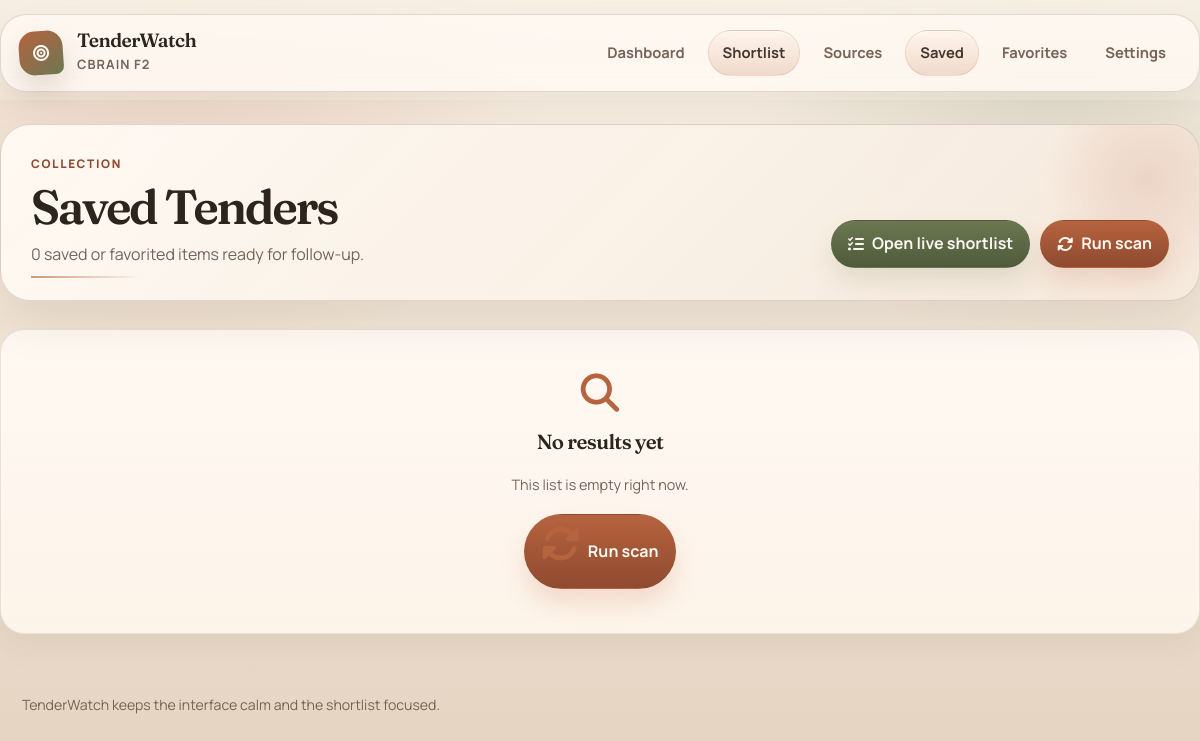
/saved, run on an earlier commit of the app's database.
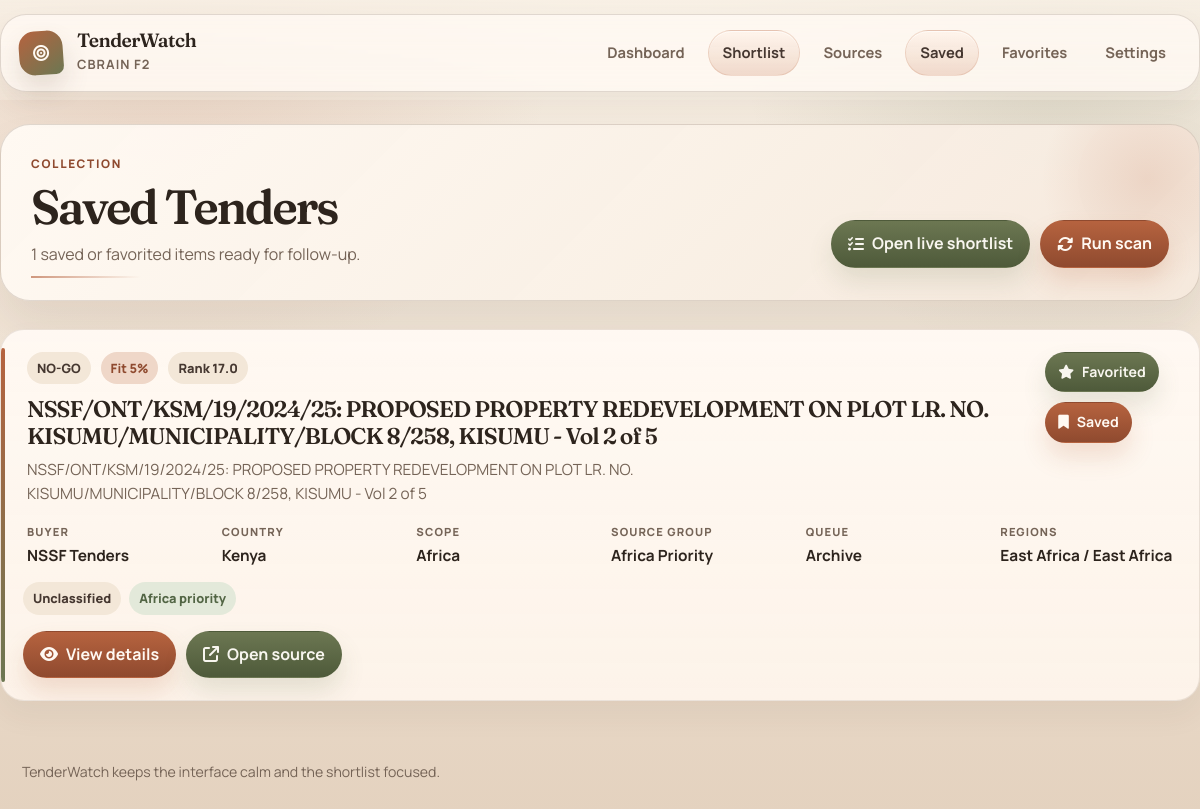
And on a later commit of the database.
### app/models.py (models this page shows)
class TenderResult(db.Model):
    id = db.Column(db.Integer, primary_key=True)
    title = db.Column(db.Text, nullable=False)
    title_translated = db.Column(db.Text, default="")
    link = db.Column(db.Text, unique=True, nullable=False)
    description = db.Column(db.Text, default="")
    description_translated = db.Column(db.Text, default="")
    buyer = db.Column(db.String(200))
    country = db.Column(db.String(200))
    deadline = db.Column(db.String(200))
    publication_date = db.Column(db.String(200))  # F2: for timing filter
    score = db.Column(db.Float)
    ranking_score = db.Column(db.Float, default=0.0)
    keywords_matched = db.Column(db.Text)
    scoring_breakdown = db.Column(db.Text, default="")
    inferred_domains = db.Column(db.Text, default="")  # JSON: ["EDMS", "Workflow", "Gov"]
    priority_level = db.Column(db.String(20), default="LOW")  # HIGH, MEDIUM, LOW, LOCKED, CONDITIONAL, STRATEGIC
    likely_fit_for_f2 = db.Column(db.String(20), default="uncertain")  # true, false, uncertain, no-go, discuss, conditional, strategic
    timing_status = db.Column(db.String(100), default="")  # Timing constraint result
    procurement_status = db.Column(db.String(30), default="open")  # open, locked, locked_but_open, conditional_nogo, conditional_strategic
    requires_qualification = db.Column(db.Boolean, default=False)  # True if Microsoft-mandated
    qualification_reason = db.Column(db.Text, default="")  # Why qualification is needed
    qualification_answers = db.Column(db.Text, default="")  # JSON: user-provided answers to qualification questions
    platform_commitment_signals = db.Column(db.Text, default="")  # JSON: detected Microsoft commitment signals
    discovery_method = db.Column(db.String(50), default="manual")  # 'manual', 'auto', 'priority'
    search_query = db.Column(db.String(500))  # Search query that found this (for auto-discovered)
    search_source = db.Column(db.String(50))  # 'google', 'bing', or source name
    source_group = db.Column(db.String(50), default="experimental")
    scan_pipeline = db.Column(db.String(50), default="africa_priority")
    geographic_scope = db.Column(db.String(30), default="Unknown")
    region = db.Column(db.String(100), default="")
    africa_priority_flag = db.Column(db.Boolean, default=False)
    donor_or_multilateral_flag = db.Column(db.Boolean, default=False)
    target_beneficiary_region = db.Column(db.String(100), default="")
    buyer_region = db.Column(db.String(100), default="")
    implementation_region = db.Column(db.String(100), default="")
    recommendation = db.Column(db.String(20), default="REVIEW")
    queue_bucket = db.Column(db.String(30), default="main_shortlist")
    semantic_score = db.Column(db.Float, default=0.0)
    ai_confidence = db.Column(db.Float, default=0.0)
    entities_extracted = db.Column(db.Text, default="")  # JSON with extracted entities
    ai_summary = db.Column(db.Text, default="")  # AI-generated summary
    saved = db.Column(db.Boolean, default=False)
    favorite = db.Column(db.Boolean, default=False)
    notified = db.Column(db.Boolean, default=False)
    source_id = db.Column(db.Integer, db.ForeignKey("tender_source.id"))
    source = db.relationship("TenderSource")
    category = db.Column(db.String(100))
    confidence = db.Column(db.Float)
    created_at = db.Column(db.DateTime, default=datetime.utcnow)

### app/routes.py (the view)
@main.route("/saved")
def saved():
    settings = _get_settings()
    results = (
        TenderResult.query
        .filter_by(saved=True)
        .all()
    )
    results = sorted(results, key=tender_sort_key)
    return render_template(
        "scan_results.html",
        results=results,
        title="Saved Tenders",
        sort_by="recommended",
        category="",
        min_score=0,
        search="",
        recent_days=30,
        recent_window_options=RECENT_WINDOW_OPTIONS,
        categories=[],
        shortlist_mode="combined",
        geographic_scope="",
        africa_priority_flag="",
        donor_or_multilateral_flag="",
        implementation_region="",
        buyer_region="",
        recommendation_filter="SHORTLIST",
        queue_bucket="",
        geographic_scopes=[],
        implementation_regions=[],
        buyer_regions=[],
        settings=settings,
        shortlist_modes=SHORTLIST_MODES,
        secondary_review_count=0,
    )

### app/geography.py (called while the page is built)
def recommendation_priority(value: str) -> int:
    mapping = {"GO": 0, "REVIEW": 1, "NO-GO": 2}
    return mapping.get((value or "").strip().upper(), 3)

def tender_sort_key(tender: Any) -> Tuple[Any, ...]:
    recommendation = getattr(tender, "recommendation", "") or "REVIEW"
    fit_score = float(getattr(tender, "score", 0) or 0)
    africa_flag = 1 if getattr(tender, "africa_priority_flag", False) else 0
    donor_flag = 1 if getattr(tender, "donor_or_multilateral_flag", False) else 0
    deadline = getattr(tender, "deadline", "") or "9999-12-31"
    created_at = getattr(tender, "created_at", None)
    created_ts = created_at.timestamp() if created_at else 0
    return (
        recommendation_priority(recommendation),
        -fit_score,
        -africa_flag,
        -donor_flag,
        deadline,
        -created_ts,
    )

### app/routes.py (called while the page is built)
def _get_settings() -> AppSettings:
    settings = AppSettings.query.first()
    if settings:
        return settings
    settings = AppSettings()
    db.session.add(settings)
    db.session.commit()
    return settings

### app/templates/scan_results.html (shortened to what this page needs)
{% extends "base.html" %}
{% block content %}
{% set collection_view = title is defined and title %}
{% set advanced_filters_active = geographic_scope or africa_priority_flag or donor_or_multilateral_flag or implementation_region or buyer_region or queue_bucket %}
<section class="page-heading">
    <div>
        <p class="eyebrow">{% if collection_view %}Collection{% else %}Shortlist{% endif %}</p>
        <h1 class="page-title">{{ title or 'Tender shortlists' }}</h1>
        <p class="page-subtitle">
            {% if collection_view %}
                {{ results|length }} saved or favorited items ready for follow-up.
            {% endif %}
        </p>
    </div>
    <div class="header-actions">
        {% if collection_view %}
            <a class="btn btn-secondary" href="{{ url_for('main.scan') }}">
                <i class="fa-solid fa-list-check"></i>
                Open live shortlist
            </a>
        {% endif %}
        <form method="post" action="{{ url_for('main.scan') }}">
            <button class="btn btn-primary" type="submit">
                <i class="fa-solid fa-rotate"></i>
                Run scan
            </button>
        </form>
    </div>
</section>
{% if results %}
    <section class="results-stack" style="margin-top: 18px;">
        {% for r in results %}
            <article class="result-card">
                <div class="result-top">
                    <div>
                        <div class="pill-row">
                            <span class="tag {% if r.recommendation == 'GO' %}tag-success{% elif r.recommendation == 'REVIEW' %}tag-warning{% else %}tag-neutral{% endif %}">
                                {{ r.recommendation or 'REVIEW' }}
                            </span>
                            <span class="tag tag-primary">Fit {{ "%.0f"|format(r.score or 0) }}%</span>
                            <span class="tag tag-neutral">Rank {{ "%.1f"|format(r.ranking_score or 0) }}</span>
                        </div>
                        <h2 class="result-title">
                            <a href="{{ url_for('main.tender_detail', tid=r.id) }}">
                                {{ r.title[:150] }}{% if r.title|length > 150 %}...{% endif %}
                            </a>
                        </h2>
                        {% if r.description or r.description_translated or r.ai_summary %}
                            <p class="result-snippet">
                                {{ (r.description_translated or r.description or r.ai_summary or '')[:260] }}{% if (r.description_translated or r.description or r.ai_summary or '')|length > 260 %}...{% endif %}
                            </p>
                        {% endif %}
                    </div>
                    <div class="action-row">
                        <form method="post" action="{{ url_for('main.toggle_favorite', rid=r.id) }}">
                            <button class="btn btn-sm {% if r.favorite %}btn-secondary{% else %}btn-outline-warning{% endif %}" type="submit">
                                <i class="{% if r.favorite %}fa-solid{% else %}fa-regular{% endif %} fa-star"></i>
                                {{ 'Favorited' if r.favorite else 'Favorite' }}
                            </button>
                        </form>
                        <form method="post" action="{{ url_for('main.toggle_save', rid=r.id) }}">
                            <button class="btn btn-sm {% if r.saved %}btn-primary{% else %}btn-outline-primary{% endif %}" type="submit">
                                <i class="{% if r.saved %}fa-solid{% else %}fa-regular{% endif %} fa-bookmark"></i>
                                {{ 'Saved' if r.saved else 'Save' }}
                            </button>
                        </form>
                    </div>
                </div>
                <div class="meta-grid">
                    <div class="meta-item">
                        <small>Buyer</small>
                        <strong>{{ r.buyer or 'Unknown buyer' }}</strong>
                    </div>
                    <div class="meta-item">
                        <small>Country</small>
                        <strong>{{ r.country or 'Unknown' }}</strong>
                    </div>
                    <div class="meta-item">
                        <small>Scope</small>
                        <strong>{{ r.geographic_scope or 'Unknown' }}</strong>
                    </div>
                    <div class="meta-item">
                        <small>Source group</small>
                        <strong>{{ (r.source_group or 'experimental').replace('_', ' ')|title }}</strong>
                    </div>
                    <div class="meta-item">
                        <small>Queue</small>
                        <strong>{{ (r.queue_bucket or 'main_shortlist').replace('_', ' ')|title }}</strong>
                    </div>
                    <div class="meta-item">
                        <small>Regions</small>
                        <strong>{{ r.buyer_region or 'Buyer unknown' }} / {{ r.implementation_region or 'Implementation unknown' }}</strong>
                    </div>
                </div>
                <div class="compact-list" style="margin-bottom: 16px;">
                    {% if r.category %}
                        <span class="tag tag-neutral">{{ r.category }}</span>
                    {% endif %}
                    {% if r.africa_priority_flag %}
                        <span class="tag tag-success">Africa priority</span>
                    {% endif %}
                </div>
                <div class="action-row">
                    <a class="btn btn-primary" href="{{ url_for('main.tender_detail', tid=r.id) }}">
                        <i class="fa-solid fa-eye"></i>
                        View details
                    </a>
                    <a class="btn btn-secondary" href="{{ r.link }}" target="_blank" rel="noopener noreferrer">
                        <i class="fa-solid fa-arrow-up-right-from-square"></i>
                        Open source
                    </a>
                </div>
            </article>
        {% endfor %}
    </section>
{% else %}
    <section class="empty-state" style="margin-top: 18px;">
        <i class="fa-solid fa-magnifying-glass"></i>
        <h2 class="section-title" style="margin-bottom: 10px;">No results yet</h2>
        <p class="muted" style="margin-bottom: 18px;">
            {% if collection_view %}
                This list is empty right now.
            {% else %}
                Run a scan or widen the filters to surface more opportunities.
            {% endif %}
        </p>
        <form method="post" action="{{ url_for('main.scan') }}">
            <button class="btn btn-primary" type="submit">
                <i class="fa-solid fa-rotate"></i>
                Run scan
            </button>
        </form>
    </section>
{% endif %}
{% endblock %}

### app/templates/base.html (shortened to what this page needs)
<!DOCTYPE html>
<html lang="en">
<head>
    <link href="https://cdnjs.cloudflare.com/ajax/libs/font-awesome/6.5.2/css/all.min.css" rel="stylesheet">
</head>
<body>
    {% set endpoint = request.endpoint or '' %}
    <header class="app-header">
        <div class="shell topbar">
            <a class="brand" href="{{ url_for('main.dashboard') }}">
                <span class="brand-mark"><i class="fa-solid fa-bullseye"></i></span>
                <span class="brand-copy">
                    <strong>TenderWatch</strong>
                    <span>cBrain F2</span>
                </span>
            </a>
            <nav class="nav-links" aria-label="Primary">
                <a class="nav-link {% if endpoint == 'main.dashboard' %}active{% endif %}" href="{{ url_for('main.dashboard') }}">Dashboard</a>
                <a class="nav-link {% if endpoint in ['main.scan', 'main.tender_detail', 'main.saved', 'main.favorites'] %}active{% endif %}" href="{{ url_for('main.scan') }}">Shortlist</a>
                <a class="nav-link {% if endpoint == 'main.sources' %}active{% endif %}" href="{{ url_for('main.sources') }}">Sources</a>
                <a class="nav-link {% if endpoint == 'main.saved' %}active{% endif %}" href="{{ url_for('main.saved') }}">Saved</a>
                <a class="nav-link {% if endpoint == 'main.favorites' %}active{% endif %}" href="{{ url_for('main.favorites') }}">Favorites</a>
                <a class="nav-link {% if endpoint in ['main.settings', 'main.discovery_dashboard'] %}active{% endif %}" href="{{ url_for('main.settings') }}">Settings</a>
            </nav>
        </div>
    </header>
    <main class="shell page">
        {% block content %}{% endblock %}
    </main>
    <footer class="shell app-footer">
        <div>TenderWatch keeps the interface calm and the shortlist focused.</div>
    </footer>
</body>
</html>

What changed in the data, as far as the page shows it:
now on this page (row edited): TenderResult: recommendation "NO-GO", score "5", ranking_score "17.0", title "NSSF/ONT/KSM/19/2024/25: PROPOSED PROPERTY REDEVELOPMENT ON PLOT LR. NO. KISUMU/MUNICIPALITY/BLOCK 8/258, KISUMU - Vol 2 of 5", description_translated "NSSF/ONT/KSM/19/2024/25: PROPOSED PROPERTY REDEVELOPMENT ON PLOT LR. NO. KISUMU/MUNICIPALITY/BLOCK 8/258, KISUMU - Vol 2 of 5", favorite "Favorited", saved "Saved", buyer "NSSF Tenders", country "Kenya", geographic_scope "Africa", source_group "Africa Priority", queue_bucket "Archive", buyer_region "East Africa", implementation_region "East Africa", category "Unclassified", africa_priority_flag "Africa priority"
Also different on the page:
{{ results|length }}: "0" → "1"
text no longer shown: "No results yet This list is empty right now. Run scan"
